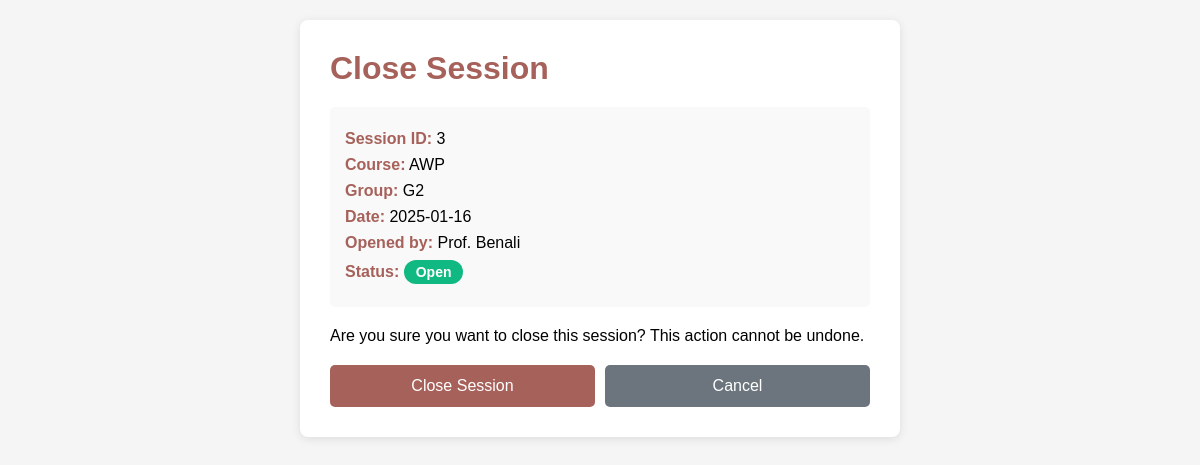
Page /close_session.php?id=3 on the committed database.
### tables this page shows
CREATE TABLE IF NOT EXISTS attendance_sessions (
    id INT AUTO_INCREMENT PRIMARY KEY,
    course_id VARCHAR(50) NOT NULL,
    group_id VARCHAR(50) NOT NULL,
    date DATE NOT NULL,
    opened_by VARCHAR(100) NOT NULL,
    status ENUM('open', 'closed') DEFAULT 'open',
    created_at TIMESTAMP DEFAULT CURRENT_TIMESTAMP,
    closed_at TIMESTAMP NULL,
    INDEX idx_course (course_id),
    INDEX idx_group (group_id),
    INDEX idx_date (date),
    INDEX idx_status (status)
);

### close_session.php (the view, shortened to what this page needs)
<?php
$error = '';
$session = null;
$id = $_GET['id'] ?? $_POST['id'] ?? null;
$conn = getConnection();
if ($conn) {
    try {
        $stmt = $conn->prepare("SELECT * FROM attendance_sessions WHERE id = ?");
        $stmt->execute([$id]);
        $session = $stmt->fetch();
    } catch (PDOException $e) {
        $error = "Error: " . $e->getMessage();
    }
}
?>
<!DOCTYPE html>
<html lang="en">
<head>
</head>
<body>
    <div class="container">
        <h1>Close Session</h1>
        <?php if ($error): ?>
            <div class="message error"><?php echo htmlspecialchars($error); ?></div>
            <a href="view_sessions.php" class="btn btn-secondary">Back to Sessions</a>
        <?php elseif ($session): ?>
            <div class="session-info">
                <p><strong>Session ID:</strong> <?php echo htmlspecialchars($session['id']); ?></p>
                <p><strong>Course:</strong> <?php echo htmlspecialchars($session['course_id']); ?></p>
                <p><strong>Group:</strong> <?php echo htmlspecialchars($session['group_id']); ?></p>
                <p><strong>Date:</strong> <?php echo htmlspecialchars($session['date']); ?></p>
                <p><strong>Opened by:</strong> <?php echo htmlspecialchars($session['opened_by']); ?></p>
                <p><strong>Status:</strong>
                    <span class="status-badge status-<?php echo $session['status']; ?>">
                        <?php echo ucfirst($session['status']); ?>
                    </span>
                </p>
            </div>
            <?php if ($session['status'] === 'open'): ?>
                <p style="margin: 20px 0;">Are you sure you want to close this session? This action cannot be undone.</p>
                <form method="POST" action="">
                    <div class="actions">
                        <button type="submit" class="btn btn-primary">Close Session</button>
                        <a href="view_sessions.php" class="btn btn-secondary">Cancel</a>
                    </div>
                </form>
            <?php else: ?>
                <a href="view_sessions.php" class="btn btn-secondary">Back to Sessions</a>
            <?php endif; ?>
        <?php endif; ?>
    </div>
</body>
</html>

### close_session.php (style rules this page uses)
* { margin: 0; padding: 0; box-sizing: border-box; }
body { font-family: Arial, sans-serif; background: #f5f5f5; padding: 20px; }
.container { max-width: 600px; margin: 0 auto; background: white; padding: 30px; border-radius: 8px; box-shadow: 0 2px 10px rgba(0,0,0,0.1); }
h1 { color: #A6615A; margin-bottom: 20px; }
.session-info { background: #f9f9f9; padding: 15px; border-radius: 5px; margin: 20px 0; }
.session-info p { margin: 8px 0; }
.session-info strong { color: #A6615A; }
.status-badge { display: inline-block; padding: 4px 12px; border-radius: 12px; font-size: 14px; font-weight: 600; }
.status-open { background: #10B981; color: white; }
.actions { display: flex; gap: 10px; margin-top: 20px; }
.btn { padding: 12px 24px; border: none; border-radius: 5px; cursor: pointer; font-size: 16px; text-decoration: none; display: inline-block; text-align: center; flex: 1; }
.btn-primary { background: #A6615A; color: white; }
.btn-secondary { background: #6c757d; color: white; }

### rows in the picture
attendance_sessions: id "3", course "AWP", group "G2", date "2025-01-16", opened_by "Prof. Benali", status "Open"
